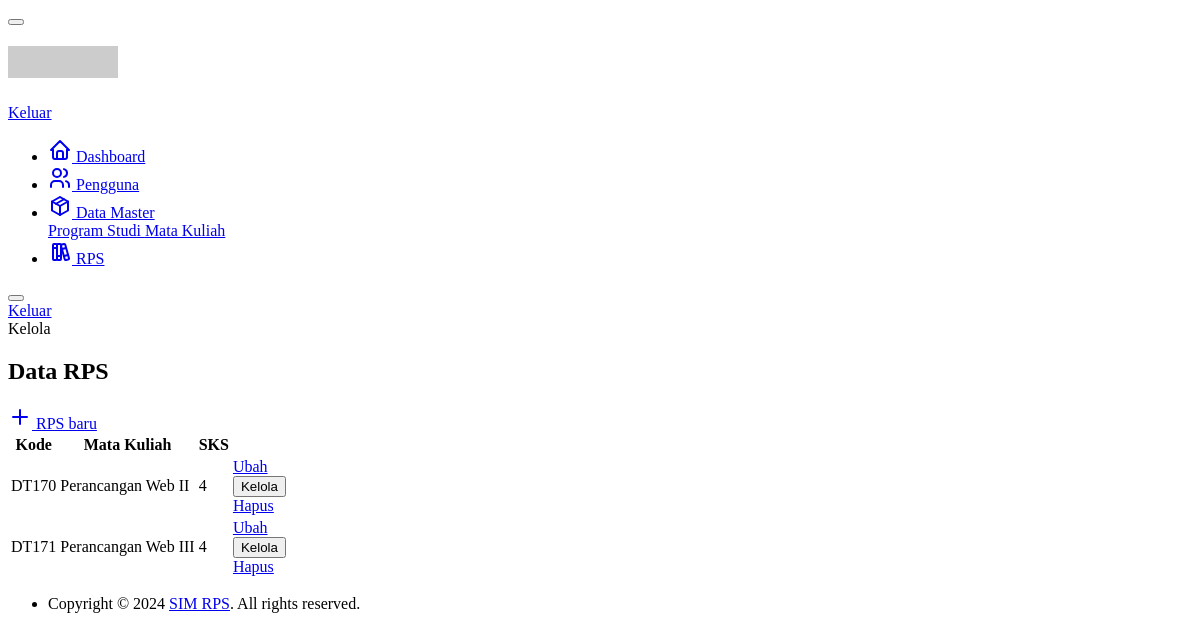
Page /index.php/admin/rps on the committed database.
### tables this page shows
CREATE TABLE `rps` (
  `id` int(11) NOT NULL,
  `kode` varchar(10) NOT NULL,
  `sks` int(11) NOT NULL,
  `dokumen` text,
  `mata_kuliah_id` int(11) DEFAULT NULL,
  `program_studi_id` int(11) DEFAULT NULL
);

CREATE TABLE `mata_kuliah` (
  `id` int(11) NOT NULL,
  `nama` varchar(255) NOT NULL
);

### application/controllers/admin/Rps.php (called while the page is built, shortened)
<?php
class Rps extends CI_Controller
{
    public function __construct()
    {
        $this->load->model('rps_model');
        $this->load->model('mata_kuliah_model');
        $this->load->model('program_studi_model');
    }
    public function index()
    {
        $this->load->view(
            'layouts/admin/header',
            array(
                'page_title' => 'Kelola RPS',
                'auth' => $this->session->userdata('auth'),
            )
        );
        $this->load->view(
            'admin/rps/index',
            array(
                'rps' => $this->rps_model->search_rps(),
            )
        );
        $this->load->view('layouts/admin/footer');
    }
}

### index.php (called while the page is built, shortened)
<?php
require_once BASEPATH.'core/CodeIgniter.php';

### application/models/Rps_model.php (called while the page is built, shortened)
<?php
class Rps_model extends CI_Model
{
    public int $mata_kuliah_id;
    private string $table_name = 'rps';
    private $mata_kuliah_model;
    public function search_rps(array $where = NULL)
    {
        $data = $this->db->get($this->table_name)->result_array();
        $rps = array_map(function ($item) {
            $model = new Rps_model;
            foreach ($item as $key => $value) {
                $model->{$key} = $value;
            }
            return $model;
        }, $data);
        return $rps;
    }
    public function mata_kuliah()
    {
        if (!$this->mata_kuliah_model) {
            $this->mata_kuliah_model = (new Mata_kuliah_model)->find_mata_kuliah(array('id' => $this->mata_kuliah_id));
        }
        return $this->mata_kuliah_model;
    }
}

### application/models/Mata_kuliah_model.php (called while the page is built, shortened)
<?php
class Mata_kuliah_model extends CI_Model
{
    private string $table_name = 'mata_kuliah';
    public function find_mata_kuliah(array $where)
    {
        $model = new Mata_kuliah_model;
        $data = $this->db->where($where)->get($this->table_name, 1)->first_row('array');
        foreach ($data as $key => $value) {
            $model->{$key} = $value;
        }
        return $model;
    }
}

### application/views/admin/rps/index.php (the view)
<div class="page-header d-print-none">
    <div class="container-xl">
        <div class="row g-2 align-items-center">
            <div class="col">
                <div class="page-pretitle">
                    Kelola
                </div>
                <h2 class="page-title">
                    Data RPS
                </h2>
            </div>
            <div class="col-auto ms-auto d-print-none">
                <div class="btn-list">
                    <a href="<?= base_url('/admin/rps/create') ?>" class="btn btn-primary d-none d-sm-inline-block">
                        <svg xmlns="http://www.w3.org/2000/svg" class="icon" width="24" height="24" viewBox="0 0 24 24" stroke-width="2" stroke="currentColor" fill="none" stroke-linecap="round" stroke-linejoin="round">
                            <path stroke="none" d="M0 0h24v24H0z" fill="none"></path>
                            <path d="M12 5l0 14"></path>
                            <path d="M5 12l14 0"></path>
                        </svg>
                        RPS baru
                    </a>
                </div>
            </div>
        </div>
    </div>
</div>
<div class="page-body">
    <div class="container-xl">
        <div class="row row-cards">
            <div class="col-12">
            <div class="card">
                <div class="table-responsive">
                    <table class="table table-vcenter table-mobile-md card-table">
                        <thead>
                            <tr>
                                <th>Kode</th>
                                <th>Mata Kuliah</th>
                                <th>SKS</th>
                                <th class="w-1"></th>
                            </tr>
                        </thead>
                        <tbody>
                            <?php if (count($rps) > 0) { ?>
                                <?php foreach ($rps as $model) { ?>
                                    <tr>
                                        <td data-label="Kode">
                                            <div class="d-flex py-1 align-items-center">
                                                <div class="flex-fill">
                                                    <div class="font-weight-medium"><?= $model->kode ?></div>
                                                </div>
                                            </div>
                                        </td>
                                        <td class="text-secondary" data-label="Mata Kuliah">
                                            <?= $model->mata_kuliah()->nama ?>
                                        </td>
                                        <td class="text-secondary" data-label="SKS">
                                            <?= $model->sks ?>
                                        </td>
                                        <td>
                                            <div class="btn-list flex-nowrap">
                                                <a href="<?= base_url("/admin/rps/edit/{$model->id}") ?>" class="btn">
                                                    Ubah
                                                </a>
                                                <div class="dropdown">
                                                    <button class="btn dropdown-toggle align-text-top" data-bs-toggle="dropdown" aria-expanded="false">
                                                        Kelola
                                                    </button>
                                                    <div class="dropdown-menu dropdown-menu-end" style="">
                                                        <a class="dropdown-item" href="<?= base_url("/admin/rps/delete/{$model->id}") ?>">
                                                            Hapus
                                                        </a>
                                                    </div>
                                                </div>
                                            </div>
                                        </td>
                                    </tr>
                                <?php } ?>
                            <?php } else { ?>
                                <tr>
                                    <td colspan="4" class="text-center">RPS kosong</td>
                                </tr>
                            <?php } ?>
                        </tbody>
                    </table>
                </div>
            </div>
        </div>
    </div>
</div>

### application/views/layouts/admin/header.php (style rules this page uses)
:root { --tblr-font-sans-serif: 'Inter Var', -apple-system, BlinkMacSystemFont, San Francisco, Segoe UI, Roboto, Helvetica Neue, sans-serif; }
body { font-feature-settings: "cv03", "cv04", "cv11"; }

### rows in the picture
rps: kode "DT170", mata_kuliah.nama "Perancangan Web II", sks "4"
rps: kode "DT171", mata_kuliah.nama "Perancangan Web III", sks "4"
